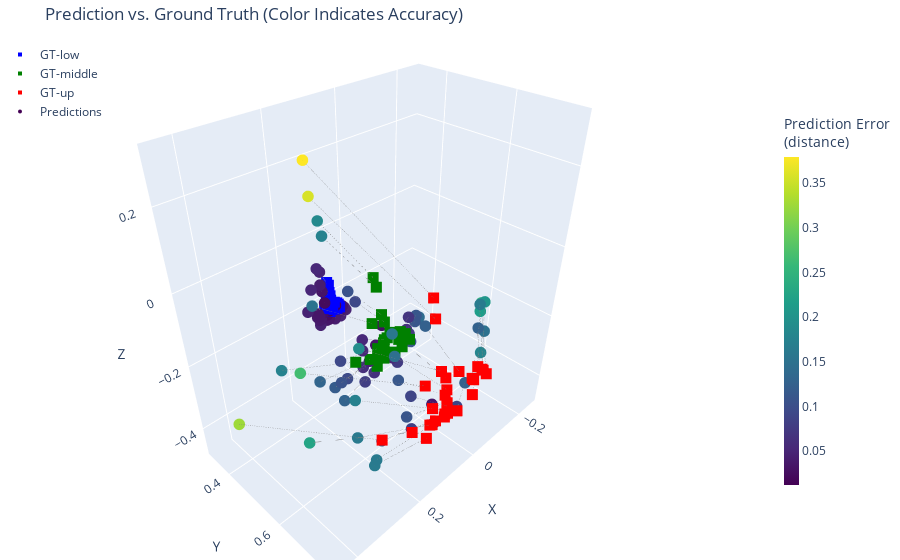

The code cell stored with this chart in its notebook:
### Code cell
step = 1  # step size
sections = ["low", "middle", "up"]
gt_colors = ["blue", "green", "red"]

fig = go.Figure()

# Add ground truth data
for i, section in enumerate(sections):
    fig.add_trace(go.Scatter3d(
        x=data[f"SA-{section}-X"][::step], 
        y=data[f"SA-{section}-Y"][::step], 
        z=data[f"SA-{section}-Z"][::step],
        mode='markers',
        marker=dict(size=4, color=gt_colors[i], symbol='square'),
        name=f"GT-{section}"
    ))

# Combine predictions and errors for colorbar
all_pred_x, all_pred_y, all_pred_z, all_errors = [], [], [], []

for i, section in enumerate(sections):
    # Predicted and ground truth points
    pred_points = Y_pred_reshaped[:, i, :]
    gt_points = np.stack([
        data[f"SA-{section}-X"],
        data[f"SA-{section}-Y"],
        data[f"SA-{section}-Z"]
    ], axis=-1)

    min_length = min(len(pred_points), len(gt_points))
    pred_points = pred_points[:min_length]
    gt_points = gt_points[:min_length]

    errors = np.linalg.norm(pred_points - gt_points, axis=1)

    all_pred_x.extend(pred_points[:, 0])
    all_pred_y.extend(pred_points[:, 1])
    all_pred_z.extend(pred_points[:, 2])
    all_errors.extend(errors)

    # Optional: Add lines between corresponding points
    for j in range(0, min_length, step):
        fig.add_trace(go.Scatter3d(
            x=[pred_points[j, 0], gt_points[j, 0]],
            y=[pred_points[j, 1], gt_points[j, 1]],
            z=[pred_points[j, 2], gt_points[j, 2]],
            mode='lines',
            line=dict(width=1, color='gray', dash='dot'),
            showlegend=False
        ))

# Normalize errors for colorbar
errors_array = np.array(all_errors)
marker_colors = errors_array

# Predicted points with a colorbar (legend)
scatter_pred = go.Scatter3d(
    x=all_pred_x, 
    y=all_pred_y, 
    z=all_pred_z,
    mode='markers',
    marker=dict(
        size=4,
        color=marker_colors,
        colorscale='Viridis',
        colorbar=dict(
            title=dict(
                text="Prediction Error<br>(distance)",
                side="top"
            ),
            len=0.75,
            thickness=15,
        ),
        showscale=True
    ),
    name="Predictions"
)

fig.add_trace(scatter_pred)

# Update layout clearly
fig.update_layout(
    title="Prediction vs. Ground Truth (Color Indicates Accuracy)",
    scene=dict(
        xaxis_title="X",
        yaxis_title="Y",
        zaxis_title="Z"
    ),
    margin=dict(l=0, r=0, b=0, t=40),
    legend=dict(
        x=0,   # Move legend to the left (0 is the left edge)
        y=1,   # Position at the top
        xanchor='left',  # Align legend to the left
        yanchor='top'    # Align legend to the top
    )
)

fig.show()

### Figure 1 — Plotly figure (JSON) as saved in the notebook; plotly's stock layout.template omitted (floating-point values rounded to 4 significant figures)
{"data": [{"marker": {"color": "blue", "size": 4, "symbol": "square"}, "mode": "markers", "name": "GT-low", "type": "scatter3d", "x": [0.06681, 0.07472, 0.0735, 0.08038, 0.09867, 0.08746, 0.08302, 0.07448, 0.0587, 0.05519, 0.08251, 0.08454, 0.07656, 0.0767, 0.06161, 0.06132, 0.0538, 0.04871, 0.05917, 0.06707, 0.07398, 0.08462, 0.08614, 0.07758, 0.07669, 0.08668, 0.07726, 0.07245, 0.07452], "y": [0.35, 0.3503, 0.35, 0.35, 0.3479, 0.3497, 0.3503, 0.3507, 0.3499, 0.3499, 0.3502, 0.3503, 0.3507, 0.3508, 0.3505, 0.3504, 0.3498, 0.3491, 0.3503, 0.3508, 0.3508, 0.35, 0.3494, 0.3482, 0.3457, 0.3437, 0.3429, 0.3365, 0.3326], "z": [-0.2022, -0.2065, -0.2041, -0.2077, -0.208, -0.2122, -0.2238, -0.2159, -0.2084, -0.2164, -0.2146, -0.2164, -0.2131, -0.2201, -0.2139, -0.2121, -0.2151, -0.2273, -0.2258, -0.2238, -0.2203, -0.2105, -0.2047, -0.1914, -0.1796, -0.1745, -0.1701, -0.1532, -0.1456]}, {"marker": {"color": "green", "size": 4, "symbol": "square"}, "mode": "markers", "name": "GT-middle", "type": "scatter3d", "x": [0.07466, 0.09683, 0.0938, 0.1144, 0.1734, 0.1362, 0.113, 0.08773, 0.03902, 0.0231, 0.1148, 0.1204, 0.09731, 0.09393, 0.04448, 0.04454, 0.01817, -0.006, 0.02717, 0.05542, 0.06384, 0.09425, 0.1109, 0.08327, 0.08833, 0.1223, 0.09254, 0.08701, 0.08653], "y": [0.5589, 0.5593, 0.559, 0.5576, 0.5439, 0.5535, 0.554, 0.5597, 0.5588, 0.5573, 0.5573, 0.5561, 0.5595, 0.5583, 0.5598, 0.5598, 0.5567, 0.5497, 0.5555, 0.5582, 0.5584, 0.559, 0.5568, 0.558, 0.5531, 0.5473, 0.5479, 0.5255, 0.515], "z": [-0.1811, -0.2004, -0.1928, -0.2086, -0.2233, -0.2316, -0.2671, -0.2356, -0.1987, -0.2215, -0.2337, -0.2416, -0.2278, -0.2501, -0.2193, -0.2134, -0.2176, -0.2534, -0.255, -0.2541, -0.2489, -0.227, -0.2278, -0.1935, -0.1459, -0.1354, -0.1249, -0.06167, -0.04075]}, {"marker": {"color": "red", "size": 4, "symbol": "square"}, "mode": "markers", "name": "GT-up", "type": "scatter3d", "x": [0.07471, 0.1161, 0.1114, 0.1498, 0.2658, 0.1951, 0.139, 0.09318, -0.001651, -0.03847, 0.1321, 0.1496, 0.105, 0.1048, 0.01064, 0.01877, -0.02738, -0.07311, -0.009789, 0.04922, 0.04368, 0.0927, 0.124, 0.08384, 0.1052, 0.1622, 0.1146, 0.1172, 0.1102], "y": [0.7682, 0.767, 0.7671, 0.7616, 0.7225, 0.7452, 0.7409, 0.7608, 0.7642, 0.7561, 0.7582, 0.7571, 0.7662, 0.7615, 0.7653, 0.7665, 0.7598, 0.7439, 0.7532, 0.7551, 0.7499, 0.7533, 0.743, 0.7501, 0.7572, 0.7476, 0.7511, 0.7278, 0.7139], "z": [-0.1729, -0.2162, -0.2033, -0.2369, -0.2763, -0.2895, -0.355, -0.2925, -0.2087, -0.2479, -0.2903, -0.2916, -0.2577, -0.2955, -0.2404, -0.2299, -0.2353, -0.2888, -0.3093, -0.3203, -0.3275, -0.3004, -0.3202, -0.2731, -0.179, -0.1717, -0.1585, -0.02859, 0.01314]}, {"line": {"color": "gray", "dash": "dot", "width": 1}, "mode": "lines", "showlegend": false, "type": "scatter3d", "x": [0.06413, 0.06681], "y": [0.3505, 0.35], "z": [-0.214, -0.2022]}, {"line": {"color": "gray", "dash": "dot", "width": 1}, "mode": "lines", "showlegend": false, "type": "scatter3d", "x": [0.08605, 0.07472], "y": [0.3499, 0.3503], "z": [-0.2208, -0.2065]}, {"line": {"color": "gray", "dash": "dot", "width": 1}, "mode": "lines", "showlegend": false, "type": "scatter3d", "x": [0.08548, 0.0735], "y": [0.3503, 0.35], "z": [-0.2118, -0.2041]}, {"line": {"color": "gray", "dash": "dot", "width": 1}, "mode": "lines", "showlegend": false, "type": "scatter3d", "x": [0.1056, 0.08038], "y": [0.3486, 0.35], "z": [-0.2184, -0.2077]}, {"line": {"color": "gray", "dash": "dot", "width": 1}, "mode": "lines", "showlegend": false, "type": "scatter3d", "x": [0.1434, 0.09867], "y": [0.3356, 0.3479], "z": [-0.2023, -0.208]}, {"line": {"color": "gray", "dash": "dot", "width": 1}, "mode": "lines", "showlegend": false, "type": "scatter3d", "x": [0.1215, 0.08746], "y": [0.3455, 0.3497], "z": [-0.2255, -0.2122]}, {"line": {"color": "gray", "dash": "dot", "width": 1}, "mode": "lines", "showlegend": false, "type": "scatter3d", "x": [0.1097, 0.08302], "y": [0.3413, 0.3503], "z": [-0.2592, -0.2238]}, {"line": {"color": "gray", "dash": "dot", "width": 1}, "mode": "lines", "showlegend": false, "type": "scatter3d", "x": [0.08445, 0.07448], "y": [0.3471, 0.3507], "z": [-0.2469, -0.2159]}, {"line": {"color": "gray", "dash": "dot", "width": 1}, "mode": "lines", "showlegend": false, "type": "scatter3d", "x": [0.03715, 0.0587], "y": [0.3464, 0.3499], "z": [-0.2307, -0.2084]}, {"line": {"color": "gray", "dash": "dot", "width": 1}, "mode": "lines", "showlegend": false, "type": "scatter3d", "x": [0.02741, 0.05519], "y": [0.3416, 0.3499], "z": [-0.249, -0.2164]}, {"line": {"color": "gray", "dash": "dot", "width": 1}, "mode": "lines", "showlegend": false, "type": "scatter3d", "x": [0.1102, 0.08251], "y": [0.346, 0.3502], "z": [-0.2375, -0.2146]}, {"line": {"color": "gray", "dash": "dot", "width": 1}, "mode": "lines", "showlegend": false, "type": "scatter3d", "x": [0.1145, 0.08454], "y": [0.3451, 0.3503], "z": [-0.2384, -0.2164]}, {"line": {"color": "gray", "dash": "dot", "width": 1}, "mode": "lines", "showlegend": false, "type": "scatter3d", "x": [0.09078, 0.07656], "y": [0.3485, 0.3507], "z": [-0.2312, -0.2131]}, {"line": {"color": "gray", "dash": "dot", "width": 1}, "mode": "lines", "showlegend": false, "type": "scatter3d", "x": [0.09075, 0.0767], "y": [0.3449, 0.3508], "z": [-0.2508, -0.2201]}, {"line": {"color": "gray", "dash": "dot", "width": 1}, "mode": "lines", "showlegend": false, "type": "scatter3d", "x": [0.04139, 0.06161], "y": [0.3441, 0.3505], "z": [-0.2465, -0.2139]}, {"line": {"color": "gray", "dash": "dot", "width": 1}, "mode": "lines", "showlegend": false, "type": "scatter3d", "x": [0.04268, 0.06132], "y": [0.3448, 0.3504], "z": [-0.2404, -0.2121]}, {"line": {"color": "gray", "dash": "dot", "width": 1}, "mode": "lines", "showlegend": false, "type": "scatter3d", "x": [0.0237, 0.0538], "y": [0.3394, 0.3498], "z": [-0.2466, -0.2151]}, {"line": {"color": "gray", "dash": "dot", "width": 1}, "mode": "lines", "showlegend": false, "type": "scatter3d", "x": [0.01476, 0.04871], "y": [0.3345, 0.3491], "z": [-0.261, -0.2273]}, {"line": {"color": "gray", "dash": "dot", "width": 1}, "mode": "lines", "showlegend": false, "type": "scatter3d", "x": [0.03785, 0.05917], "y": [0.3385, 0.3503], "z": [-0.2677, -0.2258]}, {"line": {"color": "gray", "dash": "dot", "width": 1}, "mode": "lines", "showlegend": false, "type": "scatter3d", "x": [0.06122, 0.06707], "y": [0.3433, 0.3508], "z": [-0.2628, -0.2238]}, {"line": {"color": "gray", "dash": "dot", "width": 1}, "mode": "lines", "showlegend": false, "type": "scatter3d", "x": [0.08533, 0.07398], "y": [0.3465, 0.3508], "z": [-0.2502, -0.2203]}, {"line": {"color": "gray", "dash": "dot", "width": 1}, "mode": "lines", "showlegend": false, "type": "scatter3d", "x": [0.1167, 0.08462], "y": [0.3484, 0.35], "z": [-0.2235, -0.2105]}, {"line": {"color": "gray", "dash": "dot", "width": 1}, "mode": "lines", "showlegend": false, "type": "scatter3d", "x": [0.1183, 0.08614], "y": [0.3453, 0.3494], "z": [-0.2163, -0.2047]}, {"line": {"color": "gray", "dash": "dot", "width": 1}, "mode": "lines", "showlegend": false, "type": "scatter3d", "x": [0.09988, 0.07758], "y": [0.351, 0.3482], "z": [-0.1878, -0.1914]}, {"line": {"color": "gray", "dash": "dot", "width": 1}, "mode": "lines", "showlegend": false, "type": "scatter3d", "x": [0.09969, 0.07669], "y": [0.3427, 0.3457], "z": [-0.1569, -0.1796]}, {"line": {"color": "gray", "dash": "dot", "width": 1}, "mode": "lines", "showlegend": false, "type": "scatter3d", "x": [0.1264, 0.08668], "y": [0.3329, 0.3437], "z": [-0.1438, -0.1745]}, {"line": {"color": "gray", "dash": "dot", "width": 1}, "mode": "lines", "showlegend": false, "type": "scatter3d", "x": [0.1026, 0.07726], "y": [0.3401, 0.3429], "z": [-0.1366, -0.1701]}, {"line": {"color": "gray", "dash": "dot", "width": 1}, "mode": "lines", "showlegend": false, "type": "scatter3d", "x": [0.09168, 0.07245], "y": [0.3276, 0.3365], "z": [-0.1086, -0.1532]}, {"line": {"color": "gray", "dash": "dot", "width": 1}, "mode": "lines", "showlegend": false, "type": "scatter3d", "x": [0.09732, 0.07452], "y": [0.323, 0.3326], "z": [-0.09851, -0.1456]}, {"line": {"color": "gray", "dash": "dot", "width": 1}, "mode": "lines", "showlegend": false, "type": "scatter3d", "x": [0.0785, 0.07466], "y": [0.5346, 0.5589], "z": [-0.1713, -0.1811]}, {"line": {"color": "gray", "dash": "dot", "width": 1}, "mode": "lines", "showlegend": false, "type": "scatter3d", "x": [0.1418, 0.09683], "y": [0.5342, 0.5593], "z": [-0.213, -0.2004]}, {"line": {"color": "gray", "dash": "dot", "width": 1}, "mode": "lines", "showlegend": false, "type": "scatter3d", "x": [0.1394, 0.0938], "y": [0.531, 0.559], "z": [-0.1832, -0.1928]}, {"line": {"color": "gray", "dash": "dot", "width": 1}, "mode": "lines", "showlegend": false, "type": "scatter3d", "x": [0.1984, 0.1144], "y": [0.5186, 0.5576], "z": [-0.2203, -0.2086]}, {"line": {"color": "gray", "dash": "dot", "width": 1}, "mode": "lines", "showlegend": false, "type": "scatter3d", "x": [0.3007, 0.1734], "y": [0.4245, 0.5439], "z": [-0.2445, -0.2233]}, {"line": {"color": "gray", "dash": "dot", "width": 1}, "mode": "lines", "showlegend": false, "type": "scatter3d", "x": [0.2411, 0.1362], "y": [0.4906, 0.5535], "z": [-0.2757, -0.2316]}, {"line": {"color": "gray", "dash": "dot", "width": 1}, "mode": "lines", "showlegend": false, "type": "scatter3d", "x": [0.1831, 0.113], "y": [0.5094, 0.554], "z": [-0.3645, -0.2671]}, {"line": {"color": "gray", "dash": "dot", "width": 1}, "mode": "lines", "showlegend": false, "type": "scatter3d", "x": [0.1152, 0.08773], "y": [0.5458, 0.5597], "z": [-0.2914, -0.2356]}, {"line": {"color": "gray", "dash": "dot", "width": 1}, "mode": "lines", "showlegend": false, "type": "scatter3d", "x": [-0.02335, 0.03902], "y": [0.5286, 0.5588], "z": [-0.2042, -0.1987]}, {"line": {"color": "gray", "dash": "dot", "width": 1}, "mode": "lines", "showlegend": false, "type": "scatter3d", "x": [-0.06988, 0.0231], "y": [0.5102, 0.5573], "z": [-0.2528, -0.2215]}, {"line": {"color": "gray", "dash": "dot", "width": 1}, "mode": "lines", "showlegend": false, "type": "scatter3d", "x": [0.1989, 0.1148], "y": [0.5192, 0.5573], "z": [-0.2872, -0.2337]}, {"line": {"color": "gray", "dash": "dot", "width": 1}, "mode": "lines", "showlegend": false, "type": "scatter3d", "x": [0.2124, 0.1204], "y": [0.5105, 0.5561], "z": [-0.3001, -0.2416]}, {"line": {"color": "gray", "dash": "dot", "width": 1}, "mode": "lines", "showlegend": false, "type": "scatter3d", "x": [0.1462, 0.09731], "y": [0.5399, 0.5595], "z": [-0.2587, -0.2278]}, {"line": {"color": "gray", "dash": "dot", "width": 1}, "mode": "lines", "showlegend": false, "type": "scatter3d", "x": [0.1355, 0.09393], "y": [0.5344, 0.5583], "z": [-0.3162, -0.2501]}, {"line": {"color": "gray", "dash": "dot", "width": 1}, "mode": "lines", "showlegend": false, "type": "scatter3d", "x": [-0.02177, 0.04448], "y": [0.5338, 0.5598], "z": [-0.2528, -0.2193]}, {"line": {"color": "gray", "dash": "dot", "width": 1}, "mode": "lines", "showlegend": false, "type": "scatter3d", "x": [-0.01156, 0.04454], "y": [0.5334, 0.5598], "z": [-0.2343, -0.2134]}, {"line": {"color": "gray", "dash": "dot", "width": 1}, "mode": "lines", "showlegend": false, "type": "scatter3d", "x": [-0.07903, 0.01817], "y": [0.5051, 0.5567], "z": [-0.2404, -0.2176]}, {"line": {"color": "gray", "dash": "dot", "width": 1}, "mode": "lines", "showlegend": false, "type": "scatter3d", "x": [-0.1226, -0.006], "y": [0.4783, 0.5497], "z": [-0.2832, -0.2534]}, {"line": {"color": "gray", "dash": "dot", "width": 1}, "mode": "lines", "showlegend": false, "type": "scatter3d", "x": [-0.05582, 0.02717], "y": [0.51, 0.5555], "z": [-0.3122, -0.255]}, {"line": {"color": "gray", "dash": "dot", "width": 1}, "mode": "lines", "showlegend": false, "type": "scatter3d", "x": [0.02288, 0.05542], "y": [0.5366, 0.5582], "z": [-0.3199, -0.2541]}, {"line": {"color": "gray", "dash": "dot", "width": 1}, "mode": "lines", "showlegend": false, "type": "scatter3d", "x": [0.04352, 0.06384], "y": [0.5388, 0.5584], "z": [-0.2913, -0.2489]}, {"line": {"color": "gray", "dash": "dot", "width": 1}, "mode": "lines", "showlegend": false, "type": "scatter3d", "x": [0.1361, 0.09425], "y": [0.5511, 0.559], "z": [-0.2387, -0.227]}, {"line": {"color": "gray", "dash": "dot", "width": 1}, "mode": "lines", "showlegend": false, "type": "scatter3d", "x": [0.1832, 0.1109], "y": [0.5236, 0.5568], "z": [-0.2817, -0.2278]}, {"line": {"color": "gray", "dash": "dot", "width": 1}, "mode": "lines", "showlegend": false, "type": "scatter3d", "x": [0.1045, 0.08327], "y": [0.5407, 0.558], "z": [-0.2137, -0.1935]}, {"line": {"color": "gray", "dash": "dot", "width": 1}, "mode": "lines", "showlegend": false, "type": "scatter3d", "x": [0.1414, 0.08833], "y": [0.5124, 0.5531], "z": [-0.08211, -0.1459]}, {"line": {"color": "gray", "dash": "dot", "width": 1}, "mode": "lines", "showlegend": false, "type": "scatter3d", "x": [0.2355, 0.1223], "y": [0.4751, 0.5473], "z": [-0.065, -0.1354]}, {"line": {"color": "gray", "dash": "dot", "width": 1}, "mode": "lines", "showlegend": false, "type": "scatter3d", "x": [0.1559, 0.09254], "y": [0.5046, 0.5479], "z": [-0.05017, -0.1249]}, {"line": {"color": "gray", "dash": "dot", "width": 1}, "mode": "lines", "showlegend": false, "type": "scatter3d", "x": [0.1664, 0.08701], "y": [0.4371, 0.5255], "z": [0.06784, -0.06167]}, {"line": {"color": "gray", "dash": "dot", "width": 1}, "mode": "lines", "showlegend": false, "type": "scatter3d", "x": [0.1665, 0.08653], "y": [0.4258, 0.515], "z": [0.1007, -0.04075]}, {"line": {"color": "gray", "dash": "dot", "width": 1}, "mode": "lines", "showlegend": false, "type": "scatter3d", "x": [0.09704, 0.07471], "y": [0.6853, 0.7682], "z": [-0.08136, -0.1729]}, {"line": {"color": "gray", "dash": "dot", "width": 1}, "mode": "lines", "showlegend": false, "type": "scatter3d", "x": [0.19, 0.1161], "y": [0.6956, 0.767], "z": [-0.171, -0.2162]}, {"line": {"color": "gray", "dash": "dot", "width": 1}, "mode": "lines", "showlegend": false, "type": "scatter3d", "x": [0.1901, 0.1114], "y": [0.6837, 0.7671], "z": [-0.1114, -0.2033]}, {"line": {"color": "gray", "dash": "dot", "width": 1}, "mode": "lines", "showlegend": false, "type": "scatter3d", "x": [0.2821, 0.1498], "y": [0.6587, 0.7616], "z": [-0.1924, -0.2369]}, {"line": {"color": "gray", "dash": "dot", "width": 1}, "mode": "lines", "showlegend": false, "type": "scatter3d", "x": [0.447, 0.2658], "y": [0.4529, 0.7225], "z": [-0.2941, -0.2763]}, {"line": {"color": "gray", "dash": "dot", "width": 1}, "mode": "lines", "showlegend": false, "type": "scatter3d", "x": [0.3622, 0.1951], "y": [0.5943, 0.7452], "z": [-0.3101, -0.2895]}, {"line": {"color": "gray", "dash": "dot", "width": 1}, "mode": "lines", "showlegend": false, "type": "scatter3d", "x": [0.2131, 0.139], "y": [0.6456, 0.7409], "z": [-0.4675, -0.355]}, {"line": {"color": "gray", "dash": "dot", "width": 1}, "mode": "lines", "showlegend": false, "type": "scatter3d", "x": [0.1087, 0.09318], "y": [0.7362, 0.7608], "z": [-0.3299, -0.2925]}, {"line": {"color": "gray", "dash": "dot", "width": 1}, "mode": "lines", "showlegend": false, "type": "scatter3d", "x": [-0.119, -0.001651], "y": [0.6728, 0.7642], "z": [-0.1401, -0.2087]}, {"line": {"color": "gray", "dash": "dot", "width": 1}, "mode": "lines", "showlegend": false, "type": "scatter3d", "x": [-0.2041, -0.03847], "y": [0.6187, 0.7561], "z": [-0.2329, -0.2479]}, {"line": {"color": "gray", "dash": "dot", "width": 1}, "mode": "lines", "showlegend": false, "type": "scatter3d", "x": [0.235, 0.1321], "y": [0.6917, 0.7582], "z": [-0.3267, -0.2903]}, {"line": {"color": "gray", "dash": "dot", "width": 1}, "mode": "lines", "showlegend": false, "type": "scatter3d", "x": [0.2779, 0.1496], "y": [0.6584, 0.7571], "z": [-0.3098, -0.2916]}, {"line": {"color": "gray", "dash": "dot", "width": 1}, "mode": "lines", "showlegend": false, "type": "scatter3d", "x": [0.1667, 0.105], "y": [0.7125, 0.7662], "z": [-0.222, -0.2577]}, {"line": {"color": "gray", "dash": "dot", "width": 1}, "mode": "lines", "showlegend": false, "type": "scatter3d", "x": [0.1643, 0.1048], "y": [0.7162, 0.7615], "z": [-0.3232, -0.2955]}, {"line": {"color": "gray", "dash": "dot", "width": 1}, "mode": "lines", "showlegend": false, "type": "scatter3d", "x": [-0.117, 0.01064], "y": [0.6947, 0.7653], "z": [-0.2084, -0.2404]}, {"line": {"color": "gray", "dash": "dot", "width": 1}, "mode": "lines", "showlegend": false, "type": "scatter3d", "x": [-0.07473, 0.01877], "y": [0.7047, 0.7665], "z": [-0.1702, -0.2299]}, {"line": {"color": "gray", "dash": "dot", "width": 1}, "mode": "lines", "showlegend": false, "type": "scatter3d", "x": [-0.1831, -0.02738], "y": [0.6432, 0.7598], "z": [-0.1796, -0.2353]}, {"line": {"color": "gray", "dash": "dot", "width": 1}, "mode": "lines", "showlegend": false, "type": "scatter3d", "x": [-0.2549, -0.07311], "y": [0.5847, 0.7439], "z": [-0.2488, -0.2888]}, {"line": {"color": "gray", "dash": "dot", "width": 1}, "mode": "lines", "showlegend": false, "type": "scatter3d", "x": [-0.163, -0.009789], "y": [0.6619, 0.7532], "z": [-0.3235, -0.3093]}, {"line": {"color": "gray", "dash": "dot", "width": 1}, "mode": "lines", "showlegend": false, "type": "scatter3d", "x": [-0.006809, 0.04922], "y": [0.7135, 0.7551], "z": [-0.3747, -0.3203]}, {"line": {"color": "gray", "dash": "dot", "width": 1}, "mode": "lines", "showlegend": false, "type": "scatter3d", "x": [-0.06586, 0.04368], "y": [0.6899, 0.7499], "z": [-0.3491, -0.3275]}, {"line": {"color": "gray", "dash": "dot", "width": 1}, "mode": "lines", "showlegend": false, "type": "scatter3d", "x": [0.09992, 0.0927], "y": [0.7195, 0.7533], "z": [-0.2882, -0.3004]}, {"line": {"color": "gray", "dash": "dot", "width": 1}, "mode": "lines", "showlegend": false, "type": "scatter3d", "x": [0.2256, 0.124], "y": [0.6649, 0.743], "z": [-0.4209, -0.3202]}, {"line": {"color": "gray", "dash": "dot", "width": 1}, "mode": "lines", "showlegend": false, "type": "scatter3d", "x": [0.1369, 0.08384], "y": [0.6762, 0.7501], "z": [-0.334, -0.2731]}, {"line": {"color": "gray", "dash": "dot", "width": 1}, "mode": "lines", "showlegend": false, "type": "scatter3d", "x": [0.1741, 0.1052], "y": [0.6602, 0.7572], "z": [-0.07364, -0.179]}, {"line": {"color": "gray", "dash": "dot", "width": 1}, "mode": "lines", "showlegend": false, "type": "scatter3d", "x": [0.3671, 0.1622], "y": [0.5915, 0.7476], "z": [-0.1046, -0.1717]}, {"line": {"color": "gray", "dash": "dot", "width": 1}, "mode": "lines", "showlegend": false, "type": "scatter3d", "x": [0.2492, 0.1146], "y": [0.6382, 0.7511], "z": [-0.08251, -0.1585]}, {"line": {"color": "gray", "dash": "dot", "width": 1}, "mode": "lines", "showlegend": false, "type": "scatter3d", "x": [0.2652, 0.1172], "y": [0.5268, 0.7278], "z": [0.2272, -0.02859]}, {"line": {"color": "gray", "dash": "dot", "width": 1}, "mode": "lines", "showlegend": false, "type": "scatter3d", "x": [0.2725, 0.1102], "y": [0.5277, 0.7139], "z": [0.3007, 0.01314]}, {"marker": {"color": [0.01214, 0.01823, 0.01426, 0.02747, 0.04676, 0.03676, 0.04523, 0.03277, 0.03124, 0.04356, 0.03618, 0.03754, 0.02314, 0.03425, 0.0389, 0.03428, 0.04479, 0.05003, 0.04851, 0.0401, 0.03228, 0.03466, 0.03447, 0.02275, 0.03248, 0.05129, 0.04207, 0.04939, 0.05318, 0.02645, 0.05298, 0.05432, 0.09335, 0.1758, 0.13, 0.1279, 0.06372, 0.06953, 0.1089, 0.1067, 0.1182, 0.06108, 0.08165, 0.07868, 0.06541, 0.1123, 0.14, 0.1106, 0.07654, 0.05093, 0.04421, 0.09612, 0.03401, 0.09241, 0.1516, 0.1071, 0.1758, 0.1854, 0.1254, 0.1122, 0.147, 0.1733, 0.3253, 0.2261, 0.165, 0.0474, 0.1639, 0.2157, 0.1278, 0.1629, 0.08919, 0.07973, 0.1493, 0.127, 0.2024, 0.2449, 0.1789, 0.08846, 0.1267, 0.03667, 0.1629, 0.1095, 0.1589, 0.2662, 0.1914, 0.3575, 0.379], "colorbar": {"len": 0.75, "thickness": 15, "title": {"side": "top", "text": "Prediction Error<br>(distance)"}}, "colorscale": [[0, "#440154"], [0.1111, "#482878"], [0.2222, "#3e4989"], [0.3333, "#31688e"], [0.4444, "#26828e"], [0.5556, "#1f9e89"], [0.6667, "#35b779"], [0.7778, "#6ece58"], [0.8889, "#b5de2b"], [1, "#fde725"]], "showscale": true, "size": 4}, "mode": "markers", "name": "Predictions", "type": "scatter3d", "x": [0.06413, 0.08605, 0.08548, 0.1056, 0.1434, 0.1215, 0.1097, 0.08445, 0.03715, 0.02741, 0.1102, 0.1145, 0.09078, 0.09075, 0.04139, 0.04268, 0.0237, 0.01476, 0.03785, 0.06122, 0.08533, 0.1167, 0.1183, 0.09988, 0.09969, 0.1264, 0.1026, 0.09168, 0.09732, 0.0785, 0.1418, 0.1394, 0.1984, 0.3007, 0.2411, 0.1831, 0.1152, -0.02335, -0.06988, 0.1989, 0.2124, 0.1462, 0.1355, -0.02177, -0.01156, -0.07903, -0.1226, -0.05582, 0.02288, 0.04352, 0.1361, 0.1832, 0.1045, 0.1414, 0.2355, 0.1559, 0.1664, 0.1665, 0.09704, 0.19, 0.1901, 0.2821, 0.447, 0.3622, 0.2131, 0.1087, -0.119, -0.2041, 0.235, 0.2779, 0.1667, 0.1643, -0.117, -0.07473, -0.1831, -0.2549, -0.163, -0.006809, -0.06586, 0.09992, 0.2256, 0.1369, 0.1741, 0.3671, 0.2492, 0.2652, 0.2725], "y": [0.3505, 0.3499, 0.3503, 0.3486, 0.3356, 0.3455, 0.3413, 0.3471, 0.3464, 0.3416, 0.346, 0.3451, 0.3485, 0.3449, 0.3441, 0.3448, 0.3394, 0.3345, 0.3385, 0.3433, 0.3465, 0.3484, 0.3453, 0.351, 0.3427, 0.3329, 0.3401, 0.3276, 0.323, 0.5346, 0.5342, 0.531, 0.5186, 0.4245, 0.4906, 0.5094, 0.5458, 0.5286, 0.5102, 0.5192, 0.5105, 0.5399, 0.5344, 0.5338, 0.5334, 0.5051, 0.4783, 0.51, 0.5366, 0.5388, 0.5511, 0.5236, 0.5407, 0.5124, 0.4751, 0.5046, 0.4371, 0.4258, 0.6853, 0.6956, 0.6837, 0.6587, 0.4529, 0.5943, 0.6456, 0.7362, 0.6728, 0.6187, 0.6917, 0.6584, 0.7125, 0.7162, 0.6947, 0.7047, 0.6432, 0.5847, 0.6619, 0.7135, 0.6899, 0.7195, 0.6649, 0.6762, 0.6602, 0.5915, 0.6382, 0.5268, 0.5277], "z": [-0.214, -0.2208, -0.2118, -0.2184, -0.2023, -0.2255, -0.2592, -0.2469, -0.2307, -0.249, -0.2375, -0.2384, -0.2312, -0.2508, -0.2465, -0.2404, -0.2466, -0.261, -0.2677, -0.2628, -0.2502, -0.2235, -0.2163, -0.1878, -0.1569, -0.1438, -0.1366, -0.1086, -0.09851, -0.1713, -0.213, -0.1832, -0.2203, -0.2445, -0.2757, -0.3645, -0.2914, -0.2042, -0.2528, -0.2872, -0.3001, -0.2587, -0.3162, -0.2528, -0.2343, -0.2404, -0.2832, -0.3122, -0.3199, -0.2913, -0.2387, -0.2817, -0.2137, -0.08211, -0.065, -0.05017, 0.06784, 0.1007, -0.08136, -0.171, -0.1114, -0.1924, -0.2941, -0.3101, -0.4675, -0.3299, -0.1401, -0.2329, -0.3267, -0.3098, -0.222, -0.3232, -0.2084, -0.1702, -0.1796, -0.2488, -0.3235, -0.3747, -0.3491, -0.2882, -0.4209, -0.334, -0.07364, -0.1046, -0.08251, 0.2272, 0.3007]}], "layout": {"legend": {"x": 0, "xanchor": "left", "y": 1, "yanchor": "top"}, "margin": {"b": 0, "l": 0, "r": 0, "t": 40}, "scene": {"xaxis": {"title": {"text": "X"}}, "yaxis": {"title": {"text": "Y"}}, "zaxis": {"title": {"text": "Z"}}}, "title": {"text": "Prediction vs. Ground Truth (Color Indicates Accuracy)"}}}
